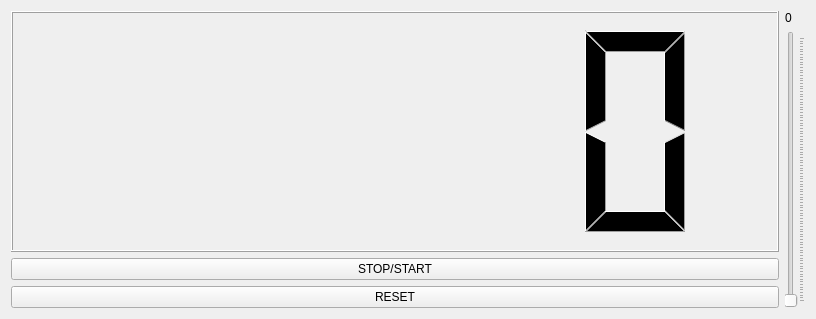
<?xml version="1.0" encoding="UTF-8"?>
<ui version="4.0">
 <class>Counter</class>
 <widget class="QWidget" name="Counter">
  <property name="geometry">
   <rect>
    <x>0</x>
    <y>0</y>
    <width>816</width>
    <height>319</height>
   </rect>
  </property>
  <property name="windowTitle">
   <string>Counter</string>
  </property>
  <layout class="QHBoxLayout" name="horizontalLayout_2">
   <item>
    <layout class="QHBoxLayout" name="horizontalLayout">
     <item>
      <widget class="QSplitter" name="splitter_2">
       <property name="orientation">
        <enum>Qt::Vertical</enum>
       </property>
       <widget class="QWidget" name="layoutWidget">
        <layout class="QVBoxLayout" name="verticalLayout">
         <item>
          <widget class="QLCDNumber" name="lcdNumber">
           <property name="font">
            <font>
             <family>Ubuntu Sans</family>
            </font>
           </property>
           <property name="mode">
            <enum>QLCDNumber::Dec</enum>
           </property>
          </widget>
         </item>
         <item>
          <widget class="QPushButton" name="stopButton">
           <property name="text">
            <string>STOP/START</string>
           </property>
          </widget>
         </item>
         <item>
          <widget class="QPushButton" name="resetButton">
           <property name="text">
            <string>RESET</string>
           </property>
          </widget>
         </item>
        </layout>
       </widget>
      </widget>
     </item>
     <item>
      <layout class="QVBoxLayout" name="verticalLayout_2">
       <property name="spacing">
        <number>6</number>
       </property>
       <property name="sizeConstraint">
        <enum>QLayout::SetDefaultConstraint</enum>
       </property>
       <property name="leftMargin">
        <number>0</number>
       </property>
       <item>
        <widget class="QLabel" name="label">
         <property name="text">
          <string>0</string>
         </property>
        </widget>
       </item>
       <item>
        <widget class="QSlider" name="verticalSlider">
         <property name="tabletTracking">
          <bool>false</bool>
         </property>
         <property name="autoFillBackground">
          <bool>false</bool>
         </property>
         <property name="pageStep">
          <number>10</number>
         </property>
         <property name="value">
          <number>0</number>
         </property>
         <property name="orientation">
          <enum>Qt::Vertical</enum>
         </property>
         <property name="invertedAppearance">
          <bool>false</bool>
         </property>
         <property name="invertedControls">
          <bool>false</bool>
         </property>
         <property name="tickPosition">
          <enum>QSlider::TicksBelow</enum>
         </property>
         <property name="tickInterval">
          <number>0</number>
         </property>
        </widget>
       </item>
      </layout>
     </item>
    </layout>
   </item>
  </layout>
 </widget>
 <resources/>
 <connections/>
</ui>
